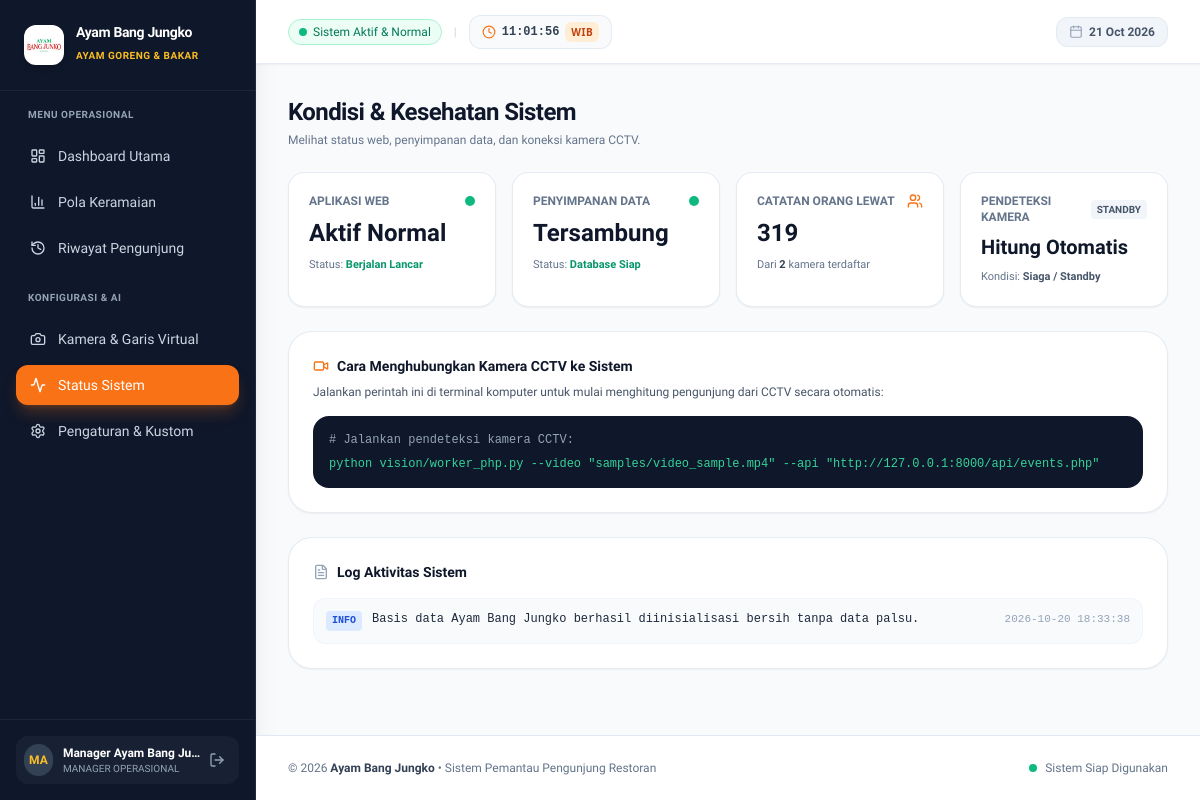
Screenshot of /system.php (signed in) with the database file from the repository.
### tables this page shows
CREATE TABLE system_logs (
        id INTEGER PRIMARY KEY AUTOINCREMENT,
        level TEXT NOT NULL DEFAULT 'INFO',
        message TEXT NOT NULL,
        source TEXT NOT NULL DEFAULT 'SYSTEM',
        created_at TEXT NOT NULL DEFAULT (datetime('now', '+7 hours'))
    );

### config/settings.php (called while the page is built, shortened)
<?php
$DEFAULT_SETTINGS = [
    'timezone'            => 'Asia/Jakarta',
    'timezone_label'      => 'WIB (Asia/Jakarta)',
    'time_format'         => '24',
    'language'            => 'id',
    'restaurant_name'     => 'Ayam Bang Jungko',
    'restaurant_tagline'  => 'Spesialis Ayam Goreng & Bakar',
    'restaurant_logo'     => '',
    'logo_scale'          => '100',
    'logo_shape'          => 'rounded-xl',
    'logo_bg'             => 'white',
    'branch_name'         => 'Cabang Utama',
    'capacity_dine_in'    => '50',
    'daily_target'        => '300',
    'opening_time'            => '10:00',
    'closing_time'            => '22:00',
    'auto_operating_hours'    => '1',
    'store_status'            => 'closed',
    'operating_hours_filter'  => '1',
    'detection_sound'         => '0',
];
function getAllSettings(bool $refresh = false): array {
    static $cached = null;
    if ($cached !== null && !$refresh) {
        return $cached;
    }
    global $DEFAULT_SETTINGS;
    $settings = $DEFAULT_SETTINGS;
    try {
        $pdo = getDBConnection();
        $rows = $pdo->query("SELECT setting_key, setting_value FROM app_settings")->fetchAll();
        foreach ($rows as $r) {
            $settings[$r['setting_key']] = $r['setting_value'];
        }
    } catch (Exception $e) {
    }
    $cached = $settings;
    return $settings;
}
function getSetting(string $key, $default = null) {
    $settings = getAllSettings();
    return $settings[$key] ?? $default;
}
$currentTz = getSetting('timezone', 'Asia/Jakarta');

### config/lang.php (called while the page is built, shortened)
<?php
require_once __DIR__ . '/settings.php';
$browserDetectedLang = 'id';
if (!empty($_SERVER['HTTP_ACCEPT_LANGUAGE'])) {
    $pref = strtolower(substr($_SERVER['HTTP_ACCEPT_LANGUAGE'], 0, 2));
    if ($pref === 'en') {
        $browserDetectedLang = 'en';
    }
}
if (isset($_SESSION['lang']) && in_array($_SESSION['lang'], ['id', 'en'])) {
    $CURRENT_LANG = $_SESSION['lang'];
} else {
    $dbLang = getSetting('language', null);
    $CURRENT_LANG = !empty($dbLang) ? $dbLang : $browserDetectedLang;
}
function __($key, $default = '') {
    global $TRANSLATIONS, $CURRENT_LANG;
    if (isset($TRANSLATIONS[$CURRENT_LANG][$key])) {
        return $TRANSLATIONS[$CURRENT_LANG][$key];
    }
    return !empty($default) ? $default : $key;
}

### system.php (the view, shortened to what this page needs)
<?php
$pdo = getDBConnection();
$totalEvents = (int)$pdo->query("SELECT COUNT(*) FROM counting_events")->fetchColumn();
$totalCameras = (int)$pdo->query("SELECT COUNT(*) FROM cameras")->fetchColumn();
$logs = $pdo->query("SELECT * FROM system_logs ORDER BY created_at DESC LIMIT 20")->fetchAll();
include __DIR__ . '/includes/header.php';
?>
<div>
    <h2 class="text-2xl font-bold tracking-tight text-slate-900"><?= __('sys_title') ?></h2>
    <p class="text-xs text-slate-500 mt-1"><?= __('sys_subtitle') ?></p>
</div>
<div class="grid grid-cols-1 sm:grid-cols-2 lg:grid-cols-4 gap-4">
    <div class="bg-white rounded-2xl p-5 border border-slate-200/80 shadow-sm">
        <div class="flex items-center justify-between mb-2">
            <span class="text-xs font-semibold text-slate-500 uppercase"><?= __('metric_web_app') ?></span>
            <span class="w-2.5 h-2.5 rounded-full bg-emerald-500"></span>
        </div>
        <div class="text-2xl font-bold text-slate-900"><?= __('val_active_normal') ?></div>
        <div class="text-[11px] text-slate-500 mt-2">
            Status: <span class="font-semibold text-emerald-600"><?= __('status_running_smooth') ?></span>
        </div>
    </div>
    <div class="bg-white rounded-2xl p-5 border border-slate-200/80 shadow-sm">
        <div class="flex items-center justify-between mb-2">
            <span class="text-xs font-semibold text-slate-500 uppercase"><?= __('metric_storage') ?></span>
            <span class="w-2.5 h-2.5 rounded-full bg-emerald-500"></span>
        </div>
        <div class="text-2xl font-bold text-slate-900"><?= __('val_connected') ?></div>
        <div class="text-[11px] text-slate-500 mt-2">
            Status: <span class="font-semibold text-emerald-600"><?= __('status_db_ready') ?></span>
        </div>
    </div>
    <div class="bg-white rounded-2xl p-5 border border-slate-200/80 shadow-sm">
        <div class="flex items-center justify-between mb-2">
            <span class="text-xs font-semibold text-slate-500 uppercase"><?= __('metric_records') ?></span>
            <i data-lucide="users" class="w-4 h-4 text-orange-500"></i>
        </div>
        <div class="text-2xl font-bold text-slate-900"><?= number_format($totalEvents) ?></div>
        <div class="text-[11px] text-slate-500 mt-2">
            <?= __('from_cams') ?> <span class="font-semibold text-slate-700"><?= $totalCameras ?></span> <?= __('registered_cams') ?>
        </div>
    </div>
    <?php
    $streamActive = false;
    $streamFps = 0.0;
    ?>
    <div class="bg-white rounded-2xl p-5 border border-slate-200/80 shadow-sm">
        <div class="flex items-center justify-between mb-2">
            <span class="text-xs font-semibold text-slate-500 uppercase"><?= __('metric_camera_detector') ?></span>
            <span class="inline-flex items-center px-1.5 py-0.5 rounded text-[10px] font-bold <?= $streamActive ? 'bg-emerald-50 text-emerald-700' : 'bg-slate-100 text-slate-600' ?>">
                <?= $streamActive ? 'ONLINE' : 'STANDBY' ?>
            </span>
        </div>
        <div class="text-xl font-bold text-slate-900"><?= $streamActive ? __('val_detecting_now') : __('val_auto_count') ?></div>
        <div class="text-[11px] text-slate-500 mt-2">
            <?= __('condition_label') ?> <span class="font-semibold <?= $streamActive ? 'text-emerald-600' : 'text-slate-600' ?>"><?= $streamActive ? "Live Streaming ($streamFps FPS)" : __('standby_state') ?></span>
        </div>
    </div>
</div>
<div class="bg-white rounded-3xl p-6 border border-slate-200/80 shadow-sm">
    <h3 class="text-sm font-bold text-slate-900 mb-2 flex items-center gap-2">
        <i data-lucide="video" class="w-4 h-4 text-orange-500"></i>
        <span><?= __('cctv_connect_guide') ?></span>
    </h3>
    <p class="text-xs text-slate-600 mb-4">
        <?= __('cctv_connect_desc') ?>
    </p>
    <div class="bg-slate-900 text-slate-100 p-4 rounded-2xl font-mono text-xs overflow-x-auto space-y-2">
        <div class="text-slate-400"><?= __('run_cctv_cmd_comment') ?></div>
        <div class="text-emerald-400">python vision/worker_php.py --video "samples/video_sample.mp4" --api "http://127.0.0.1:8000/api/events.php"</div>
    </div>
</div>
<div class="bg-white rounded-3xl p-6 border border-slate-200/80 shadow-sm">
    <h3 class="text-sm font-bold text-slate-900 mb-4 flex items-center gap-2">
        <i data-lucide="file-text" class="w-4 h-4 text-slate-400"></i>
        <span><?= __('sys_logs_title') ?></span>
    </h3>
    <div class="space-y-2 font-mono text-xs">
        <?php if (empty($logs)): ?>
            <div class="text-slate-400 py-4 text-center"><?= __('no_sys_logs') ?></div>
        <?php else: ?>
            <?php foreach ($logs as $l): ?>
                <div class="p-3 rounded-xl bg-slate-50 border border-slate-100 flex items-start justify-between gap-3">
                    <div class="flex items-start gap-2.5">
                        <span class="px-1.5 py-0.5 rounded text-[10px] font-bold <?= $l['level'] === 'ERROR' ? 'bg-red-100 text-red-700' : 'bg-blue-100 text-blue-700' ?>">
                            <?= htmlspecialchars($l['level']) ?>
                        </span>
                        <span class="text-slate-800"><?= htmlspecialchars($l['message']) ?></span>
                    </div>
                    <span class="text-[11px] text-slate-400 shrink-0"><?= $l['created_at'] ?></span>
                </div>
            <?php endforeach; ?>
        <?php endif; ?>
    </div>
</div>
<?php include __DIR__ . '/includes/footer.php'; ?>

### includes/header.php (style rules this page uses)
body { font-family: 'Plus Jakarta Sans', sans-serif; }

### rows the page displays
system_logs: level "INFO", message "Basis data Ayam Bang Jungko berhasil diinisialisasi bersih tanpa data palsu.", created_at "2026-10-20 18:33:38"

### other values shown
$restaurantName "Ayam Bang Jungko"
$restaurantTagline "AYAM GORENG & BAKAR"
__('nav_menu_operational') "MENU OPERASIONAL"
__('nav_dashboard') "Dashboard Utama"
__('nav_traffic') "Pola Keramaian"
__('nav_history') "Riwayat Pengunjung"
__('nav_menu_config') "KONFIGURASI & AI"
__('nav_camera') "Kamera & Garis Virtual"
__('nav_system_status') "Status Sistem"
__('nav_settings') "Pengaturan & Kustom"
substr($currentUser['full_name'], 0, 2) "MA"
$currentUser['full_name'] "Manager Ayam Bang Ju…"
__('role_manager') "MANAGER OPERASIONAL"
__('system_active_normal') "Sistem Aktif & Normal"
$tzCode "WIB"
